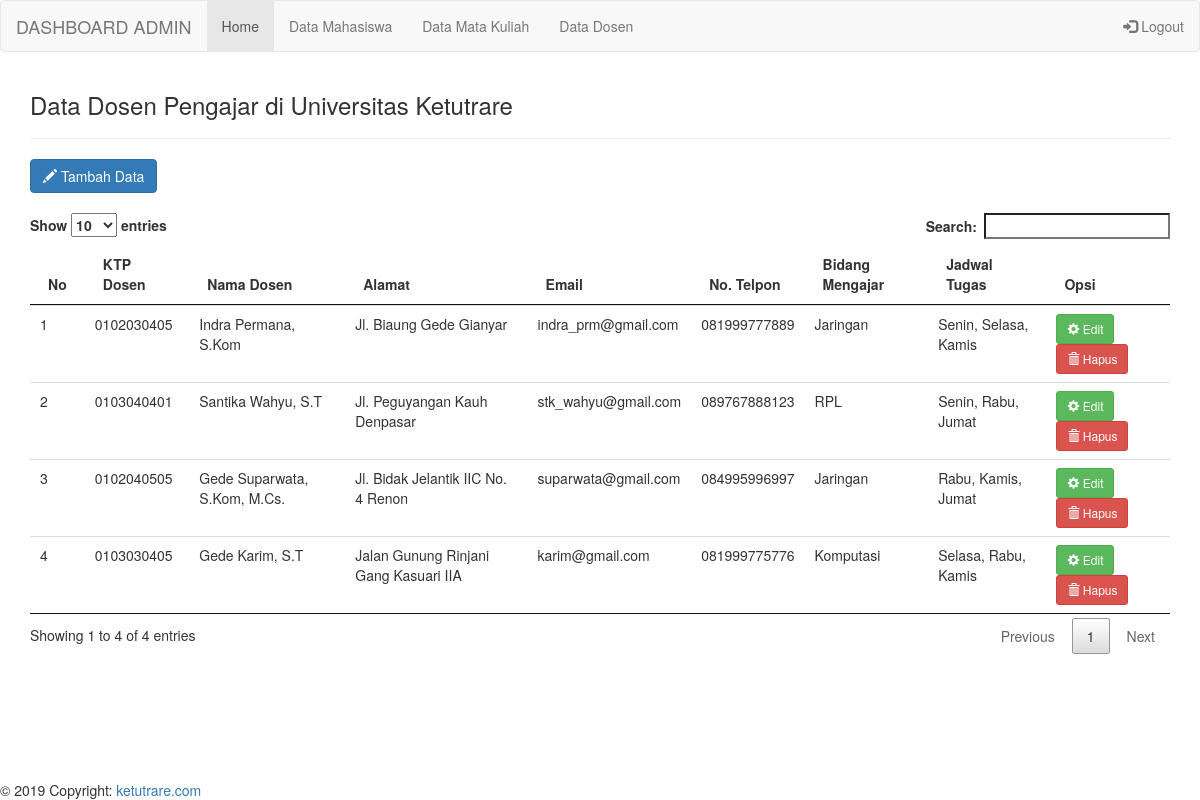
Screenshot of /admin/adm_dosen.php (signed in) with the database file from the repository.
### tables this page shows
CREATE TABLE `tb_dosen` (
  `id_dosen` int(5) NOT NULL AUTO_INCREMENT,
  `ktp_dosen` varchar(50) NOT NULL,
  `nama_dosen` varchar(100) NOT NULL,
  `alamat_dosen` varchar(100) NOT NULL,
  `email_dosen` varchar(100) DEFAULT NULL,
  `notlp_dosen` varchar(15) NOT NULL,
  `bidang_dosen` varchar(100) NOT NULL,
  `jadwal_dosen` varchar(50) NOT NULL,
  PRIMARY KEY (`id_dosen`)
);

### functions/function_dosen.php (called while the page is built, shortened)
<?php
require "koneksi.php";
function query_view($query_view) {
    global $koneksi;
    $result = mysqli_query($koneksi, $query_view);
    $rows = [];
    while($row = mysqli_fetch_assoc($result)) {
        $rows[] = $row;
    }
    return $rows;
}
?>

### admin/adm_dosen.php (the view)
<?php
require "../koneksi.php";
include "../template/adm_nav.php";
require "../functions/function_dosen.php";
$dosen_view = query_view("SELECT * FROM tb_dosen");
?>
<div class="container">
    <div class="table-responsive">
        <h3>Data Dosen Pengajar di Universitas Ketutrare</h3>
        <hr>
        <div style="padding-bottom:20px">
        <a href="../adm_dosen/tambah_dosen.php" class="btn btn-primary" title="Tambah data dosen pengajar"><span class="glyphicon glyphicon-pencil"></span> Tambah Data</a>
        </div>
        <table class="table table-stripped table-hover datatabel">
        <thead>
            <tr>
                <th>No</th>
                <th>KTP Dosen</th>
                <th>Nama Dosen</th>
                <th>Alamat</th>
                <th>Email</th>
                <th>No. Telpon</th>
                <th>Bidang Mengajar</th>
                <th>Jadwal Tugas</th>
                <th>Opsi</th>
            </tr>
        </thead>
        <tbody>
        <?php
            $i = 1;
            foreach($dosen_view as $row){
        ?>
            <tr>
                <td><?php echo $i++; ?></td>
                <td><?php echo $row["ktp_dosen"]; ?></td>
                <td><?php echo $row["nama_dosen"]; ?></td>
                <td><?php echo $row["alamat_dosen"]; ?></td>
                <td><?php echo $row["email_dosen"]; ?></td>
                <td><?php echo $row["notlp_dosen"]; ?></td>
                <td><?php echo $row["bidang_dosen"]; ?></td>
                <td><?php echo $row["jadwal_dosen"]; ?></td>
                <td>
                    <a href="../adm_dosen/update_dosen.php?id=<?php echo $row["id_dosen"]; ?>" type="button" class="btn btn-success btn-sm"><span class="glyphicon glyphicon-cog"></span> Edit</a>
                    <a href="../adm_dosen/hapus_dosen.php?id=<?php echo $row["id_dosen"]; ?>" onclick="return confirm('Yakin MENGHAPUS data ?');" type="button" class="btn btn-danger btn-sm"><span class="glyphicon glyphicon-trash"></span> Hapus</a>
                </td>
            </tr>
        <?php
            }
        ?>
        </tbody>
        </table>
    </div>
</div>
<?php
    include "../template/footer.php";
?>

### rows the page displays
tb_dosen: ktp_dosen "0102030405", nama_dosen "Indra Permana, S.Kom", alamat_dosen "Jl. Biaung Gede Gianyar", email_dosen "indra_prm@gmail.com", notlp_dosen "081999777889", bidang_dosen "Jaringan", jadwal_dosen "Senin, Selasa, Kamis"
tb_dosen: ktp_dosen "0103040401", nama_dosen "Santika Wahyu, S.T", alamat_dosen "Jl. Peguyangan Kauh Denpasar", email_dosen "stk_wahyu@gmail.com", notlp_dosen "089767888123", bidang_dosen "RPL", jadwal_dosen "Senin, Rabu, Jumat"
tb_dosen: ktp_dosen "0102040505", nama_dosen "Gede Suparwata, S.Kom, M.Cs.", alamat_dosen "Jl. Bidak Jelantik IIC No. 4 Renon", email_dosen "suparwata@gmail.com", notlp_dosen "084995996997", bidang_dosen "Jaringan", jadwal_dosen "Rabu, Kamis, Jumat"
tb_dosen: ktp_dosen "0103030405", nama_dosen "Gede Karim, S.T", alamat_dosen "Jalan Gunung Rinjani Gang Kasuari IIA", email_dosen "karim@gmail.com", notlp_dosen "081999775776", bidang_dosen "Komputasi", jadwal_dosen "Selasa, Rabu, Kamis"
